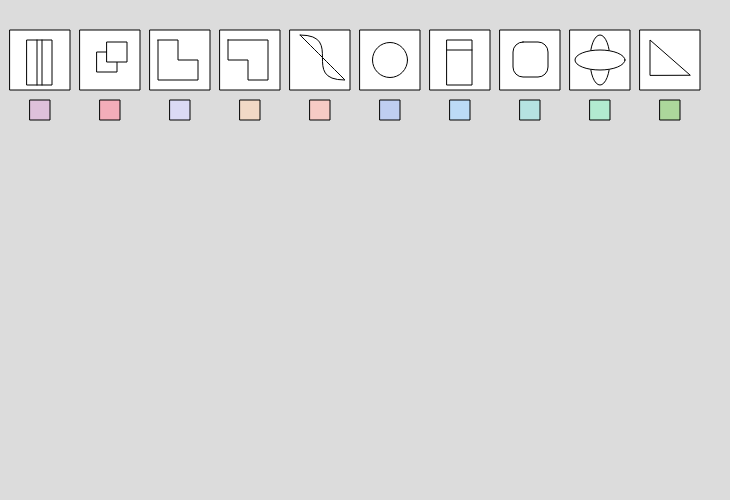
Frame 1 (no input)
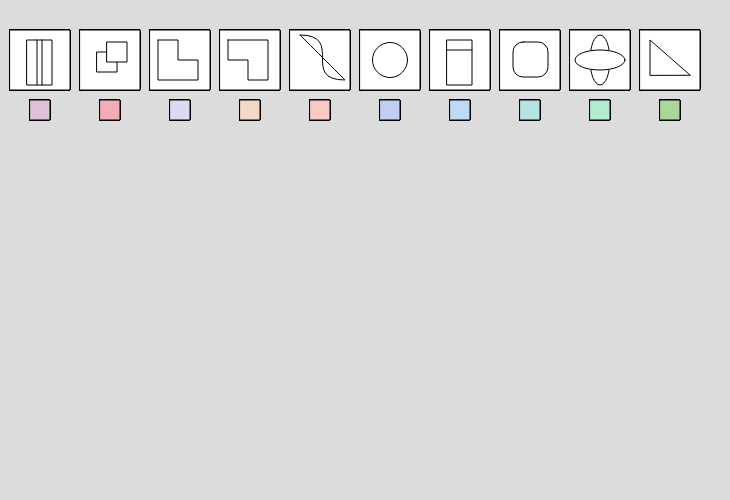
Frame 60 (no input)
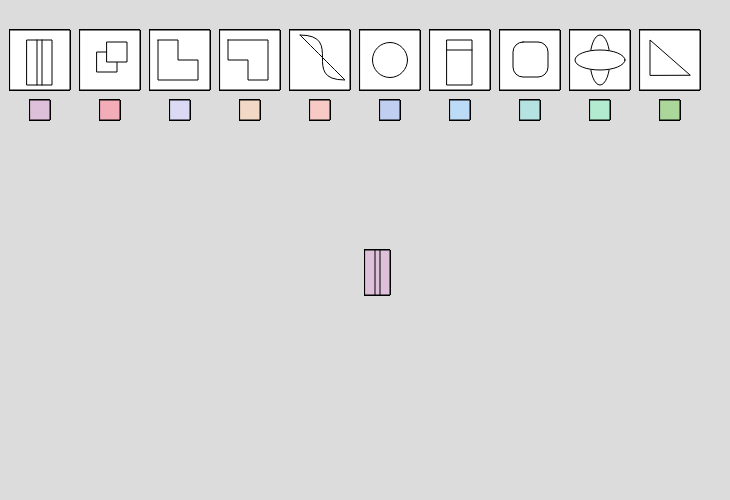
Frame 120 (the mouse pressed at the canvas centre since frame 60)

The p5.js sketch that drew these frames (run headless with seeded random() and noise() and a simulated clock; from frame 60 on, the mouse is pressed at the canvas centre):

// p5.js sketch
// ── sketch.js
var BRx = 10;
var BCux = 80;
var BLx = 150;
var BLIx = 220;
var BIx = 290;
var BCix = 360;
var Brecx = 430;
var BScx = 500;
var BAx = 570;
var BTx = 640;

var tamaño = 60;
var By = 30;

var boton1x = 97;
var boton1y = 52;
var boton2x = 107;
var boton2y = 42;
var botontam = 20;

var L1x = 158; // L
var L2x = 178;
var L3x = 198;
var L1y = 40;
var L2y = 60;
var L3y = 80;

var L11x = 228; // L Inversa
var L22x = 248;
var L33x = 268;
var L11y = 40;
var L22y = 60;
var L33y = 80;

var I1x = 300; // Infinito
var I1y = 35;
var I2x = 345;
var I2y = 80;

var E1x = 390; // Ellipse
var E1y = 60;
var Etam = 35;

var herramienta = 0;
var colores = 0;

function setup() {
  createCanvas(730, 500);
  background(220);
}

function draw() {

  fill(255, 255, 255);
  rect(10, 30, 60, 60);

  fill(255, 255, 255);
  rect(27, 40, 25, 45); // Rectángulo 
  line(37, 40, 37, 85)
  line(42, 40, 42, 85)

  rect(80, 30, 60, 60);

  fill(255, 255, 255);
  rect(boton1x, boton1y, botontam, botontam); // Cuadrado Negro
  rect(boton2x, boton2y, botontam, botontam); // Cuadrado Blanco

  rect(150, 30, 60, 60);

  beginShape(); // L
  vertex(L1x, L1y);
  vertex(L2x, L1y);
  vertex(L2x, L2y);
  vertex(L3x, L2y);
  vertex(L3x, L3y);
  vertex(L1x, L3y);
  endShape(CLOSE);

  rect(220, 30, 60, 60);

  beginShape(); // L Inversa
  vertex(L11x, L11y);
  vertex(L11x, L22y);
  vertex(L22x, L22y);
  vertex(L22x, L33y);
  vertex(L33x, L33y);
  vertex(L33x, L11y);
  endShape(CLOSE);

  rect(290, 30, 60, 60);

  beginShape(); // Infinito
  vertex(I1x, I1y);
  bezierVertex(I1x, I1y, I2x, I2y, I2x, I2y);
  bezierVertex(I1x, I2y, I2x, I1y, I1x, I1y);
  endShape();

  rect(360, 30, 60, 60);

  ellipse(E1x, E1y, Etam, Etam); // Circulo

  rect(430, 30, 60, 60);

  rect(447, 40, 25, 45); // Rectángulo
  line(447, 50, 472, 50);

  rect(500, 30, 60, 60);

  rect(513, 42, 35, 35, 10); // Semi cuadrado

  rect(570, 30, 60, 60);

  ellipse(600, 60, 20, 50); // Atomo
  ellipse(600, 60, 50, 20);

  rect(640, 30, 60, 60);

  triangle(650, 75, 650, 40, 690, 75); // Triangulo 

  fill(223, 192, 219);
  rect(30, 100, 20, 20);

  fill(243, 173, 185);
  rect(100, 100, 20, 20);

  fill(219, 218, 245);
  rect(170, 100, 20, 20);

  fill(242, 217, 198);
  rect(240, 100, 20, 20);

  fill(247, 202, 197);
  rect(310, 100, 20, 20);

  fill(191, 206, 241);
  rect(380, 100, 20, 20);

  fill(188, 219, 246);
  rect(450, 100, 20, 20);

  fill(181, 227, 226);
  rect(520, 100, 20, 20);

  fill(178, 235, 208);
  rect(590, 100, 20, 20);

  fill(172, 215, 155);
  rect(660, 100, 20, 20);


  if (mouseIsPressed) {
    if (mouseX > BRx && mouseX < BRx + tamaño && mouseY > By && mouseY < By + tamaño) {
      herramienta = 0;
    }

    if (mouseX > BCux && mouseX < BCux + tamaño && mouseY > By && mouseY < By + tamaño) {
      herramienta = 1;
    }

    if (mouseX > BLx && mouseX < BLx + tamaño && mouseY > By && mouseY < By + tamaño) {
      herramienta = 2;
    }

    if (mouseX > BLIx && mouseX < BLIx + tamaño && mouseY > By && mouseY < By + tamaño) {
      herramienta = 3;
    }

    if (mouseX > BIx && mouseX < BIx + tamaño && mouseY > By && mouseY < By + tamaño) {
      herramienta = 4;
    }

    if (mouseX > BCix && mouseX < BCix + tamaño && mouseY > By && mouseY < By + tamaño) {
      herramienta = 5;
    }
    if (mouseX > Brecx && mouseX < Brecx + tamaño && mouseY > By && mouseY < By + tamaño) {
      herramienta = 6;
    }

    if (mouseX > BScx && mouseX < BScx + tamaño && mouseY > By && mouseY < By + tamaño) {
      herramienta = 7;
    }

    if (mouseX > BAx && mouseX < BAx + tamaño && mouseY > By && mouseY < By + tamaño) {
      herramienta = 8;
    }

    if (mouseX > BTx && mouseX < BTx + tamaño && mouseY > By && mouseY < By + tamaño) {
      herramienta = 9;
    }

    //empiezan los colores
    if (mouseX > 30 && mouseX < 30 + 20 && mouseY > 100 && mouseY < 100 + 20) {
      colores = 0;
    }

    if (mouseX > 100 && mouseX < 100 + 20 && mouseY > 100 && mouseY < 100 + 20) {
      colores = 1;
    }

    if (mouseX > 170 && mouseX < 170 + 20 && mouseY > 100 && mouseY < 100 + 20) {
      colores = 2;
    }

    if (mouseX > 240 && mouseX < 240 + 20 && mouseY > 100 && mouseY < 100 + 20) {
      colores = 3;
    }

    if (mouseX > 310 && mouseX < 310 + 20 && mouseY > 100 && mouseY < 100 + 20) {
      colores = 4;
    }

    if (mouseX > 380 && mouseX < 380 + 20 && mouseY > 100 && mouseY < 100 + 20) {
      colores = 5;
    }
    if (mouseX > 450 && mouseX < 450 + 20 && mouseY > 100 && mouseY < 100 + 20) {
      colores = 6;
    }

    if (mouseX > 520 && mouseX < 520 + 20 && mouseY > 100 && mouseY < 100 + 20) {
      colores = 7;
    }

    if (mouseX > 590 && mouseX < 590 + 20 && mouseY > 100 && mouseY < 100 + 20) {
      colores = 8;
    }

    if (mouseX > 660 && mouseX < 660 + 20 && mouseY > 100 && mouseY < 100 + 20) {
      colores = 9;
    }

    //colores 
    if (colores == 0) {
      fill(223, 192, 219);
    }

    if (colores == 1) {
      fill(243, 173, 185);
    }

    if (colores == 2) {
      fill(219, 218, 245);
    }

    if (colores == 3) {
      fill(242, 217, 198);
    }

    if (colores == 4) {
      fill(247, 202, 197);
    }

    if (colores == 5) {
      fill(191, 206, 241);
    }

    if (colores == 6) {
      fill(188, 219, 246);
    }

    if (colores == 7) {
      fill(181, 227, 226);
    }

    if (colores == 8) {
      fill(178, 235, 208);
    }

    if (colores == 9) {
      fill(172, 215, 155);
    }

    //herramientas

    if (herramienta == 0) {
      rect(mouseX, mouseY, 25, 45); // Rectángulo 
      line(mouseX + 10, mouseY, mouseX + 10, mouseY + 45)
      line(mouseX + 15, mouseY, mouseX + 15, mouseY + 45)
    }

    if (herramienta == 1) {
      rect(mouseX, mouseY, botontam, botontam); // Cuadrado Negro
      rect(mouseX + 10, mouseY - 10, botontam, botontam); // Cuadrado Blanco 
    }

    if (herramienta == 2) {
      beginShape(); // L
      vertex(mouseX, mouseY);
      vertex(mouseX + 20, mouseY);
      vertex(mouseX + 20, mouseY + 20);
      vertex(mouseX + 40, mouseY + 20);
      vertex(mouseX + 40, mouseY + 40);
      vertex(mouseX, mouseY + 40);
      endShape(CLOSE);
    }

    if (herramienta == 3) {
      beginShape(); // L Inversa
      vertex(mouseX, mouseY);
      vertex(mouseX, mouseY + 20);
      vertex(mouseX + 20, mouseY + 20);
      vertex(mouseX + 20, mouseY + 40);
      vertex(mouseX + 40, mouseY + 40);
      vertex(mouseX + 40, mouseY);
      endShape(CLOSE);
    }

    if (herramienta == 4) {
      beginShape(); // Infinito
      vertex(mouseX, mouseY);
      bezierVertex(mouseX, mouseY, mouseX + 45, mouseY + 45, mouseX + 45, mouseY + 45);
      bezierVertex(mouseX, mouseY + 45, mouseX + 45, mouseY, mouseX, mouseY);
      endShape();
    }

    if (herramienta == 5) {
      ellipse(mouseX, mouseY, Etam, Etam); // Circulo
    }

    if (herramienta == 6) {
      rect(mouseX, mouseY, 25, 45); // Rectángulo
      line(mouseX, mouseY + 10, mouseX + 25, mouseY + 10);
    }

    if (herramienta == 7) {
      rect(mouseX, mouseY, 35, 35, 10); // Semi cuadrado 
    }

    if (herramienta == 8) {
      ellipse(mouseX, mouseY, 20, 50); // Atomo
      ellipse(mouseX, mouseY, 50, 20);
    }

    if (herramienta == 9) { // Triangulo
      triangle(mouseX, mouseY + 15, mouseX, mouseY, mouseX + 40, mouseY + 15);
    }

  }
}
